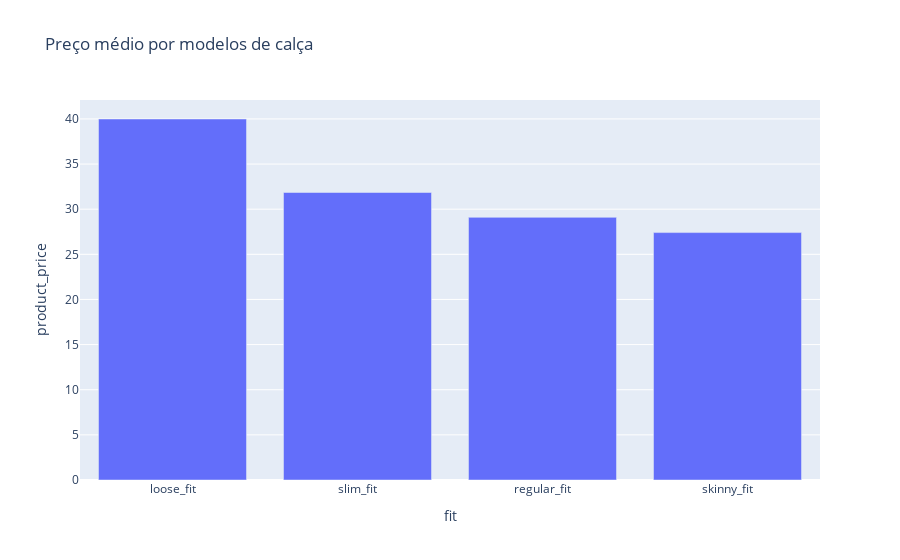

The notebook cell saved with this chart:
### Code cell
# Preço médio por modelos de calças
px.bar(df_mean_price_by_style, x="fit", y="product_price", title = "Preço médio por modelos de calça")

### Figure 1 — Plotly figure (JSON) as saved in the notebook; plotly's stock layout.template omitted (floating-point values rounded to 4 significant figures)
{"data": [{"alignmentgroup": "True", "hovertemplate": "fit=%{x}<br>product_price=%{y}<extra></extra>", "legendgroup": "", "marker": {"color": "#636efa", "pattern": {"shape": ""}}, "name": "", "offsetgroup": "", "orientation": "v", "showlegend": false, "textposition": "auto", "type": "bar", "x": ["loose_fit", "slim_fit", "regular_fit", "skinny_fit"], "xaxis": "x", "y": [39.99, 31.85, 29.1, 27.41], "yaxis": "y"}], "layout": {"barmode": "relative", "legend": {"tracegroupgap": 0}, "title": {"text": "Preço médio por modelos de calça"}, "xaxis": {"anchor": "y", "domain": [0, 1], "title": {"text": "fit"}}, "yaxis": {"anchor": "x", "domain": [0, 1], "title": {"text": "product_price"}}}}
